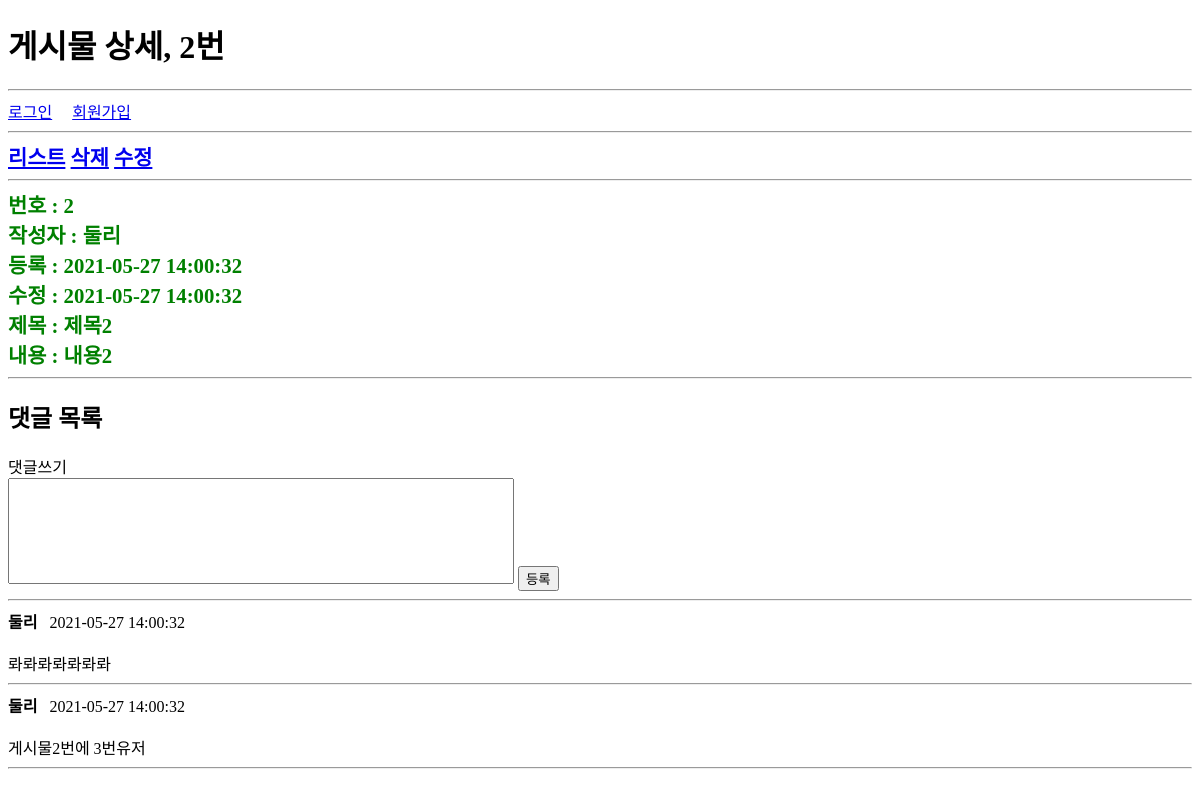
Page /usr/article/detail.php?id=2 on the committed database.
### tables this page shows
CREATE TABLE article(
  id INT(10) UNSIGNED NOT NULL PRIMARY KEY AUTO_INCREMENT,
  regDate DATETIME NOT NULL,
  updateDate DATETIME NOT NULL,
  title VARCHAR(100) NOT NULL,
  `body` TEXT NOT NULL
);

CREATE TABLE `member`(
  id INT(10) UNSIGNED NOT NULL PRIMARY KEY AUTO_INCREMENT,
  regDate DATETIME NOT NULL,
  updateDate DATETIME NOT NULL,
  loginId VARCHAR(20) NOT NULL,
  loginPw VARCHAR(100) NOT NULL,
  `name` VARCHAR(20) NOT NULL,
  nickName VARCHAR(20) NOT NULL,
  email VARCHAR(100) NOT NULL
);

CREATE TABLE reply(
  id INT(10) UNSIGNED NOT NULL PRIMARY KEY AUTO_INCREMENT,
  regDate DATETIME NOT NULL,
  updateDate DATETIME NOT NULL,
  articleId INT(10) UNSIGNED NOT NULL,
  memberId INT(10) UNSIGNED NOT NULL,
  `body` TEXT NOT NULL
);

### usr/article/detail.php (the view, shortened to what this page needs)
<?php
require_once $_SERVER['DOCUMENT_ROOT'] . '/webInit.php';
$id = intval($_GET['id']);
$sql = "
SELECT *
FROM article AS A
WHERE A.id = '$id'
";
$rs = mysqli_query($dbConn, $sql);
$article = mysqli_fetch_assoc($rs);
$sqlReply = "
SELECT *
FROM reply AS R
WHERE R.articleId = '$id'
ORDER BY R.id DESC
";
$rsReply = mysqli_query($dbConn, $sqlReply);
$replies = [];
while( $reply = mysqli_fetch_assoc($rsReply) ){
  $replies[] = $reply;
}
$sqlMember = "
SELECT *
FROM `member` AS M
WHERE M.id = ${article['memberId']}
";
$rsMember = mysqli_query($dbConn, $sqlMember);
$member = mysqli_fetch_assoc($rsMember);
?>
<?php
$pageTitle = "게시물 상세, ${id}번";
?>
<?php require_once __DIR__ . "/../head.php"; ?>
  <div>
  <a href="list.php">리스트</a>
  <a onclick="if(confirm('정말 삭제하시겠습니까?') == false ) return false;" href="doDelete.php?id=<?=$article['id']?>">삭제</a>
  <a href="modify.php?id=<?=$article['id']?>">수정</a>
  </div>
  <hr>
  <div>
    번호 : <?=$article['id']?><br>
    작성자 : <?=$member['nickName']?><br>
    등록 : <?=$article['regDate']?><br>
    수정 : <?=$article['updateDate']?><br>
    제목 : <?=$article['title']?><br>
    내용 : <?=$article['body']?><br>
  </div>
  <hr>
  <h2>댓글 목록</h2>
  <span>댓글쓰기</span>
  <br>
  <form action="../reply/doWrite.php">
    <textarea name="body"></textarea>
    <input type="submit" value="등록">
  </form>
  <hr>
  <?php foreach($replies as $reply) { ?>
    <span class="replyWriter replyTop"><?=$member['nickName']?></span>&nbsp;&nbsp;
    <span class="replyTop"><?=$reply['regDate']?></span>
    <br>
    <br>
    <span class="replyBottom"><?=$reply['body']?></span>
    <hr>
  <?php }?>

### usr/head.php (shortened to what this page needs)
<!DOCTYPE html>
<html lang="en">
<head>
  <link rel="stylesheet" href="/common.css">
</head>
<body>
  <h1><?=$pageTitle?></h1>
  <hr>
  <?php if( !isset($_SESSION['loginedMemberId']) ) {?>
    <a href="../member/login.php">로그인</a>
    <a href="../member/join.php">회원가입</a>
    <hr>
  <?php }?>

### common.css (style rules this page uses)
div { font-size:1.3rem; font-weight: bold; color:green; }
textarea { width:500px; height:100px; resize: none; }
.replyWriter { font-weight: bold; }

### rows in the picture
article: id "2", regDate "2021-05-27 14:00:32", updateDate "2021-05-27 14:00:32", title "제목2", body "내용2"
member: nickName "둘리"
reply: memberId.nickName "둘리", regDate "2021-05-27 14:00:32", body "롸롸롸롸롸롸롸"
reply: regDate "2021-05-27 14:00:32", body "게시물2번에 3번유저"

### other values in the picture
$pageTitle "게시물 상세, 2번"
